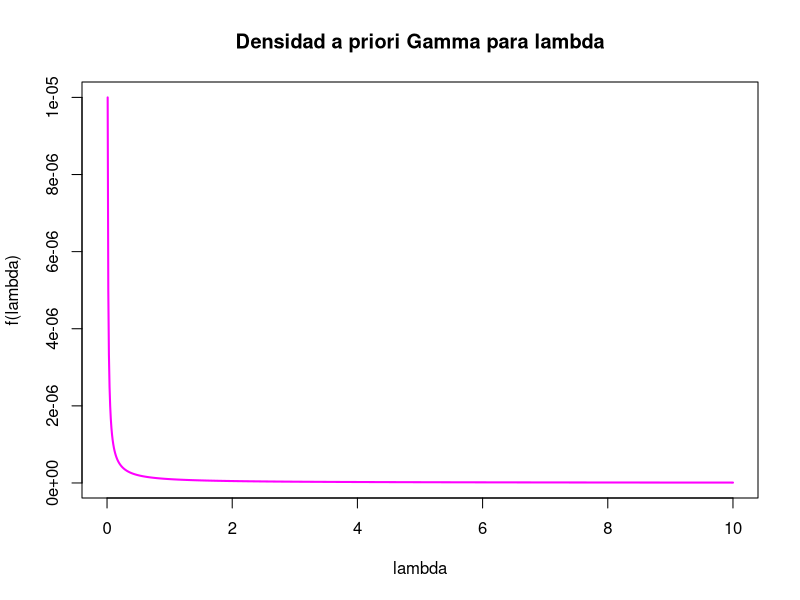
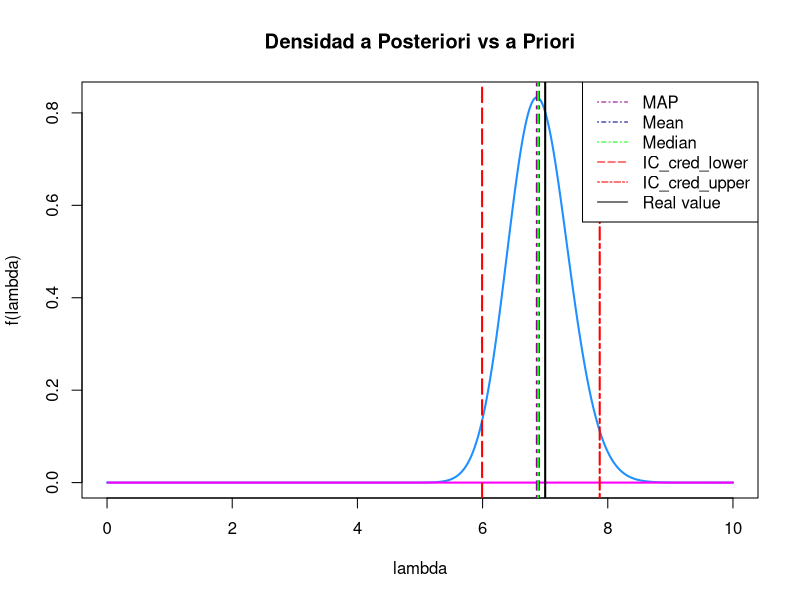
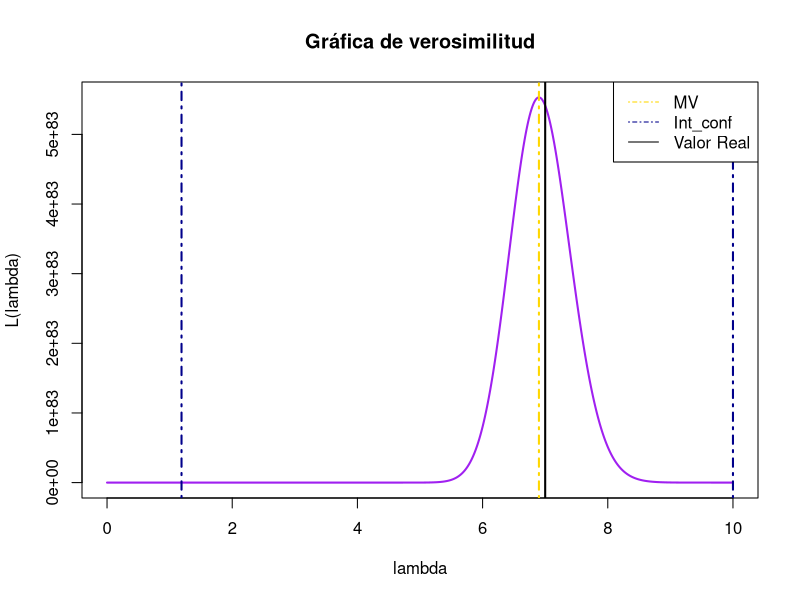

Source code (R) for these figures, in order:
## ---- chunk 1
rm(list = ls())
lambda = 7
n = 30
set.seed(1010)
x = rpois(n, lambda)

## ---- chunk 2
alpha =.0000001
beta =.0000001
p_range = seq(0, 10, .01)
priori_l = dgamma(p_range, rate = beta, shape = alpha)
plot(p_range, priori_l, col="magenta", type ="l", lwd = 2, xlab = "lambda", ylab = "f(lambda)", main = "Densidad a priori Gamma para lambda")
## ---- chunk 3
alpha_p = sum(x) + alpha
beta_p = n + beta

post_l = dgamma(p_range, rate = beta_p, shape = alpha_p)

plot(p_range, post_l, col="dodgerblue", type ="l", lwd = 2, xlab = "lambda", ylab = "f(lambda)", main = "Densidad a Posteriori vs a Priori")
lines(p_range, priori_l, col="magenta", type ="l", lwd = 2)

IC_cred = qgamma(c(0.025, 0.975), shape = alpha_p, rate = beta_p)

MAP = (alpha_p-1)/beta_p
Mean = alpha_p/beta_p
Median = qgamma(0.5, shape = alpha_p, rate = beta_p)

abline(v = MAP, lwd = 2, col = "darkmagenta", lty = 4)
abline(v = Mean, lwd = 2, col = "blue4", lty = 4)
abline(v = Median, lwd = 2, col = "green", lty = 4)
abline(v = IC_cred[1], lwd = 2, col = "red", lty = 5)
abline(v = IC_cred[2], lwd = 2, col = "red", lty = 6)
abline(v = lambda, lwd = 2, col = "black", lty = 1)
legend("topright", c("MAP", "Mean", "Median", "IC_cred_lower", "IC_cred_upper", "Real value"), lty = c(4, 4, 4, 5, 6, 1), col = c("darkmagenta", "blue4", "green", "red", "red", "black"))


cat("MAP = ", MAP, "\n")
cat("Mean = ", Mean, "\n")
cat("Median = ", Median, "\n")
cat("Intervalo de credibilidad = ", IC_cred, "\n")
cat("Valor Real = ", lambda, "\n")

## ---- chunk 4

verosim_v = c()
for (l in p_range) {
  verosim = (l^{sum(x)})*(exp(-l*n))
  verosim_v = append(verosim_v, verosim)
}

MV = mean(x)

threshold = MV * exp(-qchisq(0.95, df = 1) / 2)

IC_lower = min(p_range[verosim_v >= threshold])
IC_upper = max(p_range[verosim_v >= threshold])

plot(p_range, verosim_v, col="purple", type ="l", lwd = 2, xlab = "lambda", ylab = "L(lambda)", main = "Gráfica de verosimilitud")
abline(v = MV, lwd = 2, col = "gold", lty = 4)
abline(v = IC_lower , lwd = 2, col = "blue4", lty = 4)
abline(v = IC_upper, lwd = 2, col = "blue4", lty = 4)
abline(v = lambda, lwd = 2, col = "black", lty = 1)
legend("topright", c("MV", "Int_conf", "Valor Real"), lty = c(4, 4, 1), col = c("gold", "blue4", "black"))


cat("MV = ", MV, "\n")
cat("Confidence Interval = ", IC_lower, ",", IC_upper)
